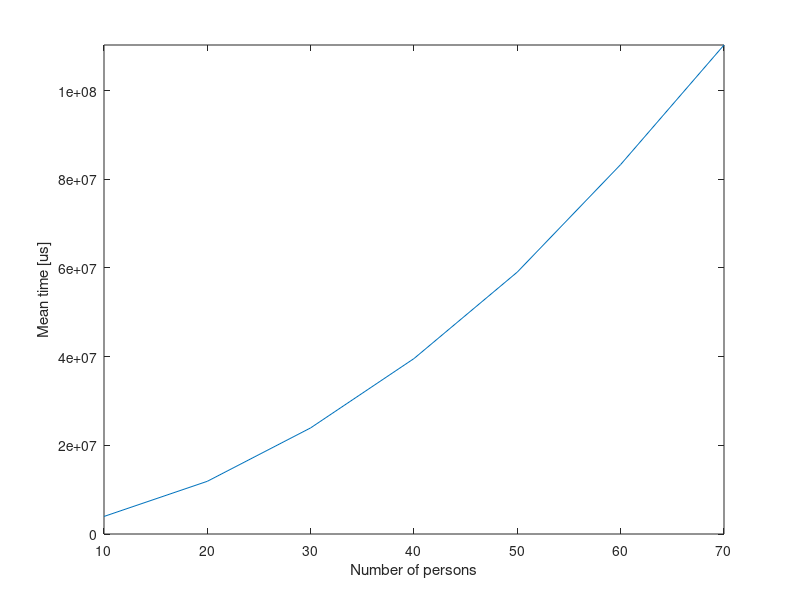

MATLAB code to generate this figure:
load output.txt
persons_70=output;
%%

close all
load person_dat_3

h=figure;
plot([10 20 30 40 50 60 70], [mean(persons_10) mean(persons_20) mean(persons_30) mean(persons_40) ...
    mean(persons_50) mean(persons_60) mean(persons_70)])
xlabel('Number of persons');
ylabel('Mean time [us]');
axis ([10 70 0 inf])
saveas(h, 'figures/number_of_persons_3', 'epsc')

